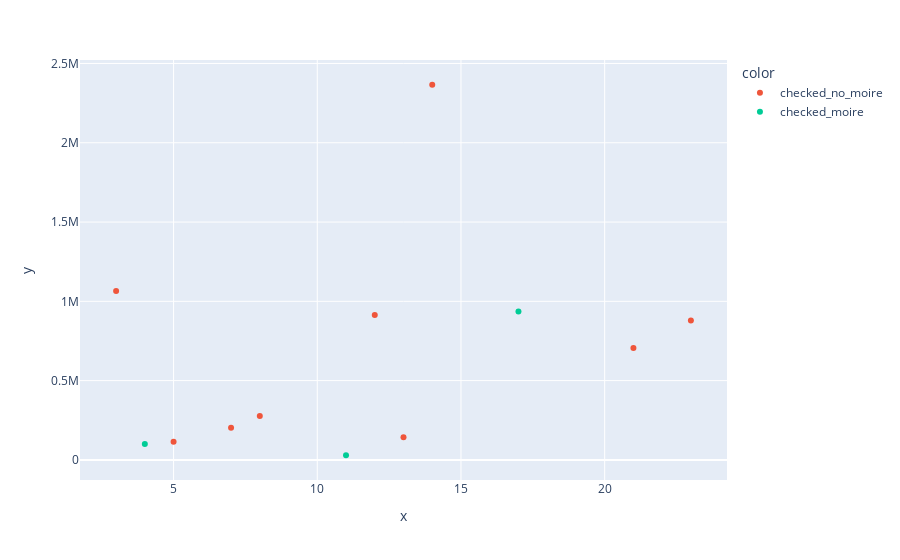

The cell this chart's notebook holds for it:
### Code cell
px.scatter(
    x=[i for i in range(masks.loc[pd.isna(masks.threshold_sum) == False].shape[0])],
    y=masks.loc[pd.isna(masks.threshold_sum) == False].threshold_sum,
    color=masks.loc[pd.isna(masks.threshold_sum) == False].label
)

### Figure 1 — Plotly figure (JSON) as saved in the notebook; plotly's stock layout.template omitted (floating-point values rounded to 4 significant figures)
{"data": [{"hovertemplate": "color=checked_no_moire<br>x=%{x}<br>y=%{y}<extra></extra>", "legendgroup": "checked_no_moire", "marker": {"color": "#EF553B", "symbol": "circle"}, "mode": "markers", "name": "checked_no_moire", "orientation": "v", "showlegend": true, "type": "scatter", "x": [3, 5, 7, 8, 12, 13, 14, 21, 23], "xaxis": "x", "y": [1066000.0, 113900.0, 203000.0, 276400.0, 913500.0, 143300.0, 2366000.0, 705500.0, 878600.0], "yaxis": "y"}, {"hovertemplate": "color=checked_moire<br>x=%{x}<br>y=%{y}<extra></extra>", "legendgroup": "checked_moire", "marker": {"color": "#00cc96", "symbol": "circle"}, "mode": "markers", "name": "checked_moire", "orientation": "v", "showlegend": true, "type": "scatter", "x": [4, 11, 17], "xaxis": "x", "y": [100800.0, 29310.0, 935700.0], "yaxis": "y"}], "layout": {"autosize": true, "legend": {"title": {"text": "color"}, "tracegroupgap": 0}, "margin": {"t": 60}, "xaxis": {"anchor": "y", "autorange": true, "domain": [0, 1], "range": [1.792, 24.21], "title": {"text": "x"}, "type": "linear"}, "yaxis": {"anchor": "x", "autorange": true, "domain": [0, 1], "range": [-151600.0, 2547000.0], "title": {"text": "y"}, "type": "linear"}}}
